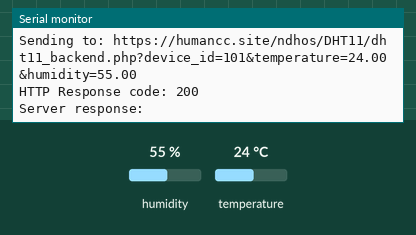
A sketch run on a simulated ESP32. On the bench: the last lines printed to the serial monitor. Inputs (shaded band) come from the test bench; at power-on: humidity 55 %, temperature 24 °C. WiFi joins after 1.5 s; servers stay silent unless stated; uploads are accepted with an empty reply.

Above: at 2.7 s.
2.8 s: humidity set to 22 %
At 11.92 s:
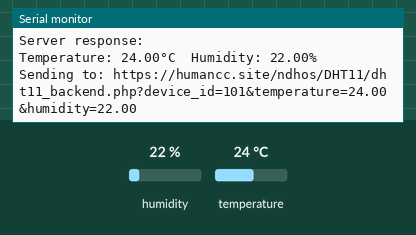
13.0 s: temperature set to 12 °C
At 23.0 s:
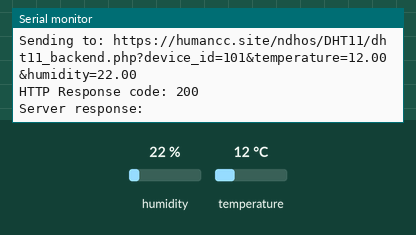
23.2 s: humidity set to 40 %
At 33.4 s:
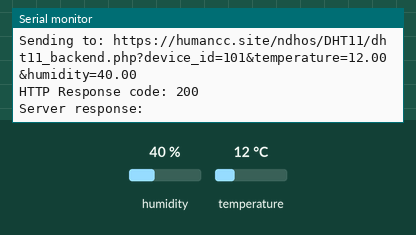
Timing chart, 0 to 34.9 s (numbered marks = the images above; inputs shaded):
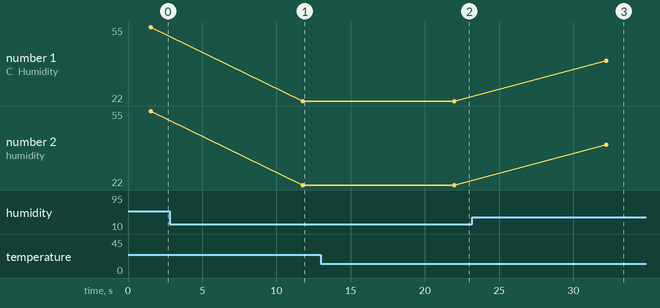

Measured:
- after the input at 2.8 s, the serial monitor: prints a new line after 9.0 s (image 1)
- after the input at 13.0 s, the serial monitor: prints a new line after 9.0 s (image 2)
- after the input at 23.2 s, the serial monitor: prints a new line after 9.0 s (image 3)
- plotted number 1: 55 → 22 after the input at 2.8 s, 22 → 40 after the input at 23.2 s
- plotted number 2: 55 → 22 after the input at 2.8 s, 22 → 40 after the input at 23.2 s

The sketch:

DHT11_HTTP.ino
```cpp
#include <WiFi.h>
#include <WiFiClientSecure.h> //for https
#include <HTTPClient.h>
#include "DHT.h"

// DHT11 Configuration
#define DHTPIN 4         // DHT11 sensor connected to GPIO 4
#define DHTTYPE DHT11    // Sensor type

// WiFi credentials
const char* ssid = "ssid";
const char* pass = "pass";

// Your server URL
const char* serverName = "https://humancc.site/ndhos/DHT11/dht11_backend.php";

// Variables
float hum = 0, temp = 0;
unsigned long sendDataPrevMillis = 0;
DHT dht(DHTPIN, DHTTYPE);

void setup() {
  Serial.begin(115200);
  dht.begin();

  // Connect to WiFi
  WiFi.begin(ssid, pass);
  Serial.print("Connecting to WiFi");
  while (WiFi.status() != WL_CONNECTED) {
    delay(500);
    Serial.print(".");
  }
  Serial.println("\nWiFi connected!");
  Serial.print("IP address: ");
  Serial.println(WiFi.localIP());
}

void loop() {
  // Send data every 10 seconds
  if (millis() - sendDataPrevMillis > 10000 || sendDataPrevMillis == 0) {
    getDHT(); // Read sensor data

    if (WiFi.status() == WL_CONNECTED) {
      WiFiClientSecure client;
      client.setInsecure();  // WARNING: Not secure! For testing only

      HTTPClient https;
      // Construct the GET request URL
      String httpURL = String(serverName) +
                       "?device_id=101" +
                       "&temperature=" + String(temp, 2) +
                       "&humidity=" + String(hum, 2);

      Serial.print("Sending to: ");
      Serial.println(httpURL);

      https.begin(client, httpURL);
      int httpResponse = https.GET();

      if (httpResponse > 0) {
        Serial.print("HTTP Response code: ");
        Serial.println(httpResponse);
        String payload = https.getString();
        Serial.println("Server response: " + payload);
      } else {
        Serial.print("HTTP Error: ");
        Serial.println(https.errorToString(httpResponse));
      }

      https.end();
    } else {
      Serial.println("WiFi disconnected!");
    }

    sendDataPrevMillis = millis();  // Update last sent time
  }
}

// Read temperature and humidity from DHT11
void getDHT() {
  temp = dht.readTemperature();
  hum = dht.readHumidity();

  if (isnan(temp) || isnan(hum)) {
    Serial.println("Failed to read from DHT sensor!");
    return;
  }

  Serial.printf("Temperature: %.2f°C\tHumidity: %.2f%%\n", temp, hum);
}
```
